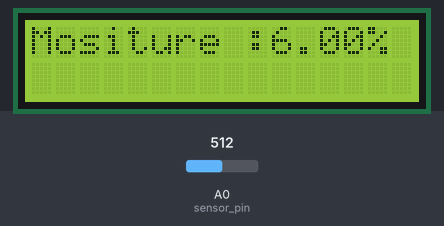
The sketch below on a simulated Arduino Uno, built with avr-gcc and run on an emulated ATmega328P. On the bench: 16×2 character LCD. Inputs (shaded band) come from the test bench; at power-on: A0 (sensor_pin) = 512. What the sketch prints to the serial monitor is not drawn.

Above: at 3.2 s.
3.3 s: A0 (sensor_pin) set to 716
At 4.4 s:
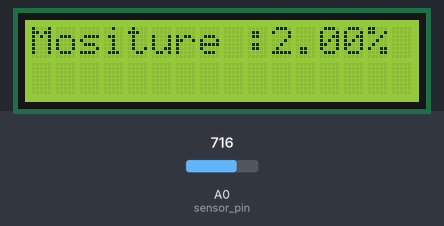
4.8 s: A0 (sensor_pin) set to 900
At 5.8 s:
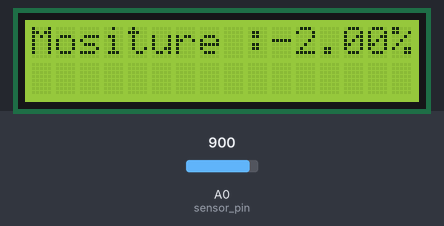
6.3 s: A0 (sensor_pin) set to 830
7.8 s: A0 (sensor_pin) set to 806
At 8.9 s:
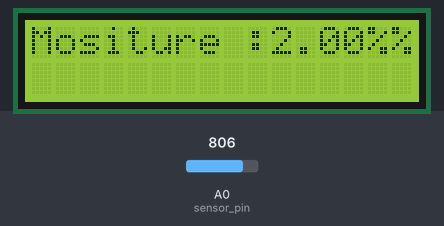
9.3 s: A0 (sensor_pin) set to 1023
At 10.3 s:
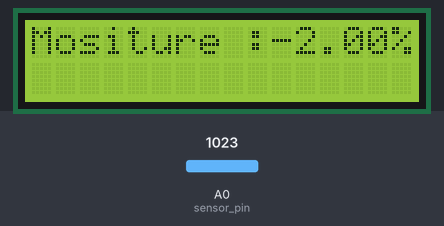
Timing chart, 0 to 11.9 s (numbered marks = the images above; inputs shaded):
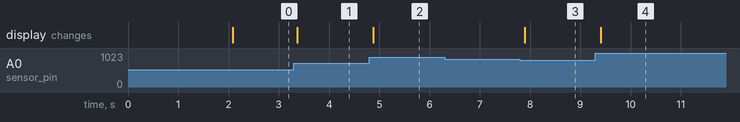

The sketch:

PH_Sensor.ino
```cpp
//YWROBOT
//Compatible with the Arduino IDE 1.0
//Library version:1.1
#include <Wire.h>
#include <LiquidCrystal_I2C.h>

LiquidCrystal_I2C lcd(0x3F,16,2);  // set the LCD address to 0x27 for a 16 chars and 2 line display
int sensor_pin = A0;
float ph;
int output_value ;
void setup()
{
  lcd.init();
  lcd.backlight();
 Serial.begin(9600);

   Serial.println("Reading From the Sensor ...");

   delay(2000);
}


void loop()
{
   output_value= analogRead(sensor_pin) * 0.004882814;
    ph = ((1.75 - output_value) / .25) + 7 ;
  // output_value = map(output_value,550,0,0,100);
  lcd.setCursor(0,0);
  lcd.print("Mositure :");
  lcd.print(ph);
  lcd.print('%');

 delay(200);
}
```

Measured:
- the behaviour switches between 820 and 819 on A0 (sensor_pin) (found by bisection; images 2 and 3)
- after the input at 3.3 s, the display: changes after 0.07 s (image 1)
- after the input at 4.8 s, the display: changes after 0.08 s (image 2)
- after the input at 6.3 s, every drawn part: stays the same
- after the input at 7.8 s, the display: changes after 0.10 s (image 3)
- after the input at 9.3 s, the display: changes after 0.10 s (image 4)
